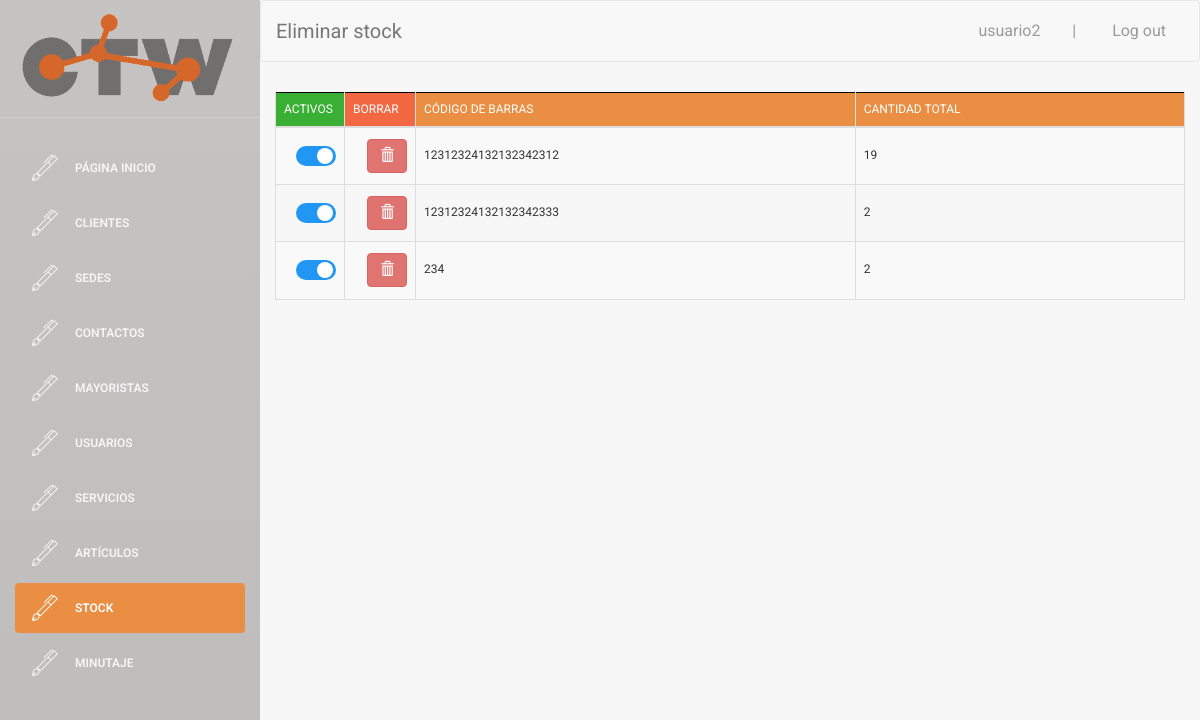
/buscador/buscador_stock.php (signed in), run on an earlier commit of the app's database.
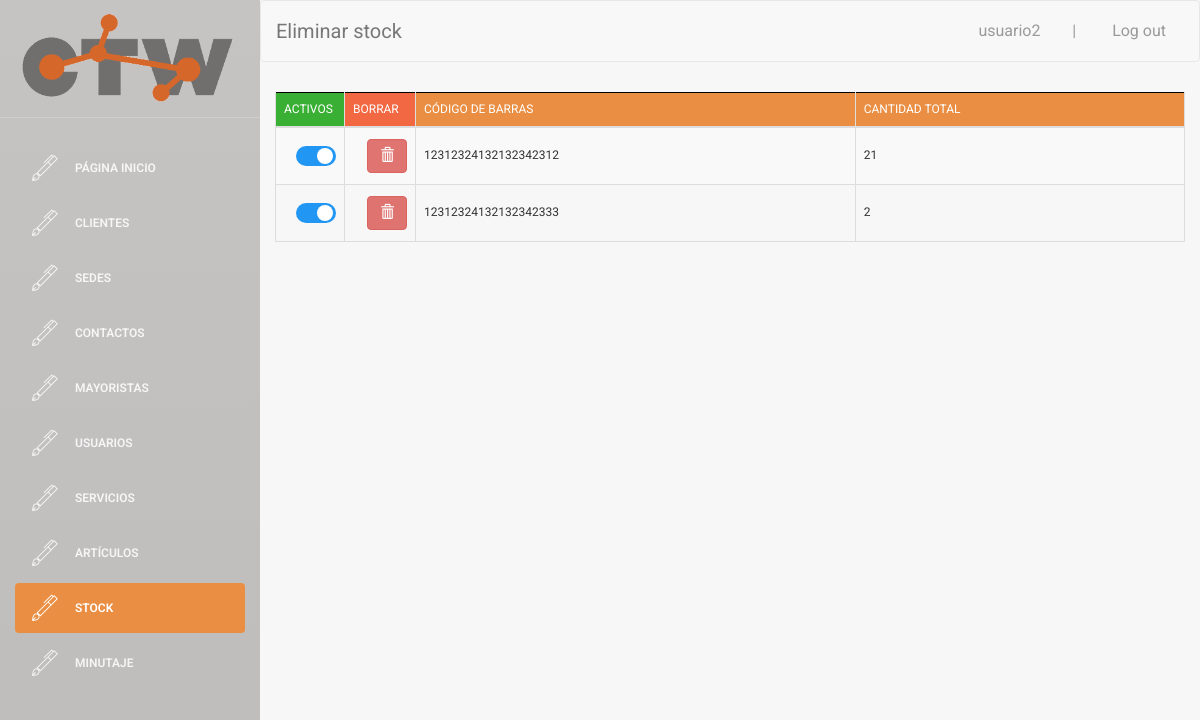
And on a later commit of the database.
### tables this page shows
CREATE TABLE `STOCK` (
  `CODIGO_DE_BARRAS` varchar(30) NOT NULL,
  `cantidad_total` int(5) NOT NULL
);

### web/buscador/buscador_stock.php (the view, shortened to what the changed rows need)
    <!doctype html>
<?php
if($_SESSION["login_done"]==true){
?>
<html lang="en">
<head>
    <link rel="stylesheet" href="https://maxcdn.bootstrapcdn.com/bootstrap/3.3.6/css/bootstrap.min.css">
    <link rel="stylesheet" href="https://cdn.datatables.net/1.10.12/css/dataTables.bootstrap.min.css">
    <link href="../assets/css/bootstrap.min.css" rel="stylesheet" />
    <link href="../assets/css/animate.min.css" rel="stylesheet"/>
    <link href="../assets/css/light-bootstrap-dashboard.css" rel="stylesheet"/>
    <link href="../assets/css/demo.css" rel="stylesheet" />
    <link href="http://maxcdn.bootstrapcdn.com/font-awesome/4.2.0/css/font-awesome.min.css" rel="stylesheet">
    <link href="../assets/css/pe-icon-7-stroke.css" rel="stylesheet" />
    <link href="http://cdnjs.cloudflare.com/ajax/libs/x-editable/1.5.0/bootstrap3-editable/css/bootstrap-editable.css" rel="stylesheet"/>
    <link href="../assets/css/table_editor.css" rel="stylesheet"/>
    <link href="../assets/css/table.css" rel="stylesheet"/>
    <link href="../assets/css/table2.css" rel="stylesheet"/>
    <link href="../assets/css/table4.css" rel="stylesheet"/>
    <link href="../assets/css/insert.css" rel="stylesheet" />
    <link href="../assets/css/micss.css" rel="stylesheet" />
    <link href="../assets/css/csscheckbox.css" rel="stylesheet" />
</head>
<body>
<div class="wrapper">
    <div class="main-panel">
        <div class="content">
            <div class="container-fluid">
                <div class="row">
                    <div >
                        <div >
                                <table id="buscador_stock" class="table table-striped table-bordered">
                                    <thead>
                                        <tr>
                                            <th style="background-color: #39AF33; width: 3px;">Activos</th>
                                            <th style="background-color: #F26842; width: 3px;">Borrar</th>
                                            <th>Código de barras</th>
                                            <th>Cantidad total</th>
                                        </tr>
                                    </thead>
                                    <tbody>
                                        <?php
                                            $conn = connect();
                                            $sql = "SELECT * FROM STOCK";
                                            $result = $conn->query($sql);
                                            if ($result->num_rows > 0) {
                                                 while($row = $result->fetch_assoc()) {
                                                    $pk = $row['CODIGO_DE_BARRAS'];
                                        ?>
                                                    <tr>
                                                        <td><label style="margin-top: 10px; margin-left:12px;" class="switcha"><input  type="checkbox" checked><div  class="slider rounda"></div></label></td>
                                                        <td><button style="margin-top: 3px; margin-left:14px;" class="btn btn-danger" onclick="preguntar(<?php
                                                                $nombre_fichero = '../assets/php/delete/delete_stock.php';
                                                                if (file_exists($nombre_fichero)) {
                                                                    echo $row["CODIGO_DE_BARRAS"];
                                                                } else {
                                                                    echo null;
                                                                }
                                                        ?>)"><i class="glyphicon glyphicon-trash"></i></button></td>
                                                        <td><label style="margin-top: 11px;"><a href="#" class="CODIGO_DE_BARRAS" data-pk=<?php echo "\"$pk\""; ?>><?php echo $row['CODIGO_DE_BARRAS']?> </a></label></td>
                                                        <td><label style="margin-top: 11px;"><a href="#" class="cantidad_total" data-pk=<?php echo "\"$pk\""; ?>><?php echo $row['cantidad_total']?> </a></label></td>
                                                    </tr>
                                        <?php
                                                 }
                                            } else {
                                                 echo "0 results";
                                            }
                                        ?>
                                    </tbody>
                                </table>
                        </div>
                    </div>
                </div>
            </div>
        </div>
    </div>
</div>
</body>
</html>
<?php
}else{
    echo "false";
    header("location:../index.php");
}
?>

What changed in the data, as far as the page shows it:
removed stock: CODIGO_DE_BARRAS "234", cantidad_total "2"
changed stock id 12312324132132342312: cantidad_total "19" → "21"
